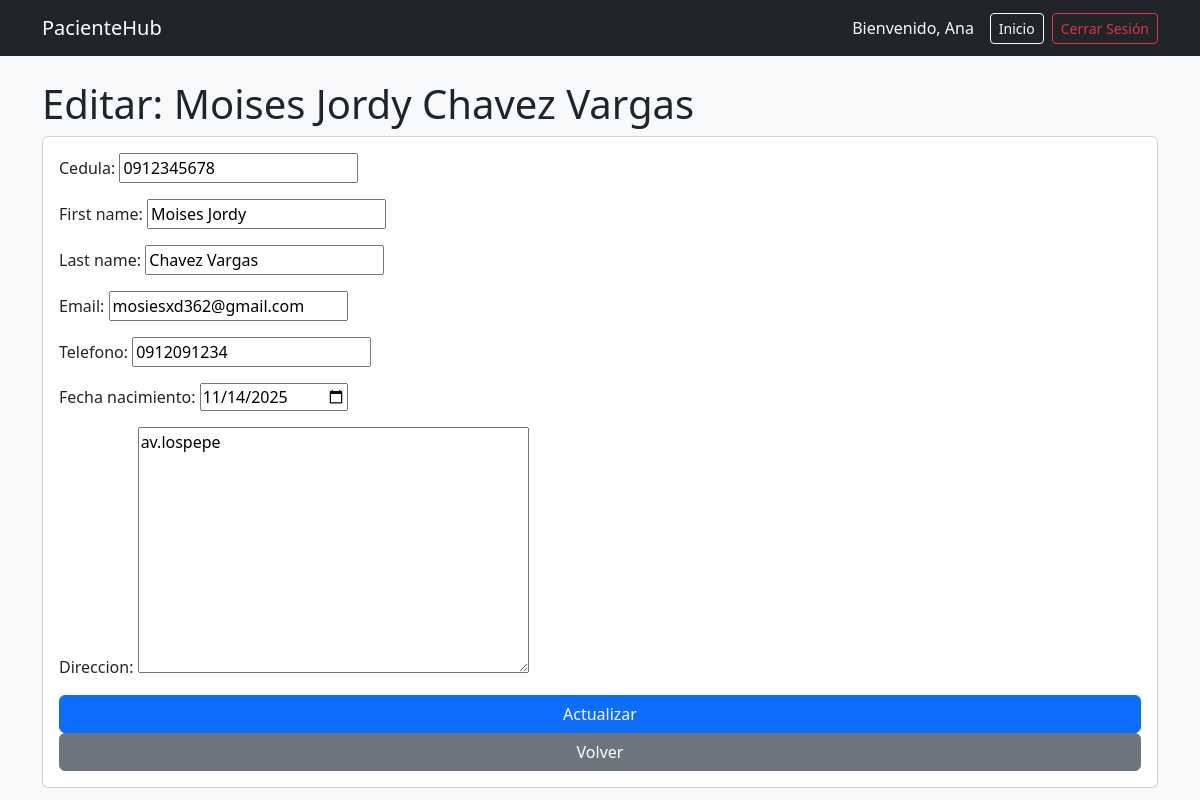
/paciente/editar/juanito/ (signed in), run on the app's committed database.
### student/models.py (models this page shows, shortened)
class Paciente(AbstractUser):
    cedula = models.CharField(max_length=10, unique=True)
    telefono = models.CharField(max_length=10)
    fecha_nacimiento = models.DateField()
    direccion = models.TextField()
    email = models.EmailField(unique=True)
    first_name = models.CharField(max_length=150)
    last_name = models.CharField(max_length=150)
    slug = models.SlugField(unique=True, blank=True)
    @property
    def nombres(self):
        return self.first_name
    @property
    def apellidos(self):
        return self.last_name

### student/views.py (the view)
# urls.py: path("paciente/editar/<slug:slug>/", views.editar_paciente, name="editar_paciente"),
@login_required(login_url='student:login')
def editar_paciente(request, slug):
    paciente = get_object_or_404(Paciente, slug=slug)
    form = PacienteForm(request.POST or None, instance=paciente)
    if form.is_valid():
        form.save()
        messages.success(request, 'Paciente actualizado correctamente')
        return redirect('student:listar_pacientes')
    return render(request, 'paciente/editar.html', {'form': form, 'paciente': paciente})

### student/forms.py (shortened to what this page needs)
class PacienteForm(forms.ModelForm):
    class Meta:
        model = Paciente
        fields = ['cedula', 'first_name', 'last_name', 'email', 'telefono', 'fecha_nacimiento', 'direccion']
        widgets = {'fecha_nacimiento': DateInput(attrs={'type': 'date'})}

### student/templates/paciente/editar.html (shortened to what this page needs)
{% extends "paciente/base.html" %}
{% load static %}
{% block content %}
<h1>Editar: {{ paciente.nombres }} {{ paciente.apellidos }}</h1>
<form method="post" class="card card-body" id="formPaciente" name="formPaciente">
  {{ form.as_p }}
  <button type="submit" class="btn btn-primary" id="btnActualizar">Actualizar</button>
  <a class="btn btn-secondary" href="{% url 'student:listar_pacientes' %}">Volver</a>
</form>
{% endblock %}

### student/templates/paciente/base.html (shortened to what this page needs)
<!doctype html>
<html lang="es">
<head>
  <link href="https://cdn.jsdelivr.net/npm/bootstrap@5.3.2/dist/css/bootstrap.min.css" rel="stylesheet">
</head>
<body class="bg-light">
<nav class="navbar navbar-dark bg-dark mb-4">
  <div class="container">
    <a class="navbar-brand" href="{% url 'student:inicio' %}">PacienteHub</a>
    <div class="d-flex align-items-center">
      <span class="navbar-text text-light me-3">
        Bienvenido, {{ user.first_name }}
      </span>
      <a class="btn btn-sm btn-outline-light me-2" href="{% url 'student:inicio' %}">Inicio</a>
      <a class="btn btn-sm btn-outline-danger" href="{% url 'student:logout' %}">Cerrar Sesión</a>
    </div>
  </div>
</nav>
<div class="container">
  {% block content %}{% endblock %}
</div>
</body>
</html>

### data on the page
Paciente: first_name "Ana"
Paciente: nombres "Moises Jordy", apellidos "Chavez Vargas", cedula "0912345678", first_name "Moises Jordy", last_name "Chavez Vargas", email "mosiesxd362@gmail.com", telefono "0912091234", fecha_nacimiento "11/14/2025", direccion "av.lospepe"
